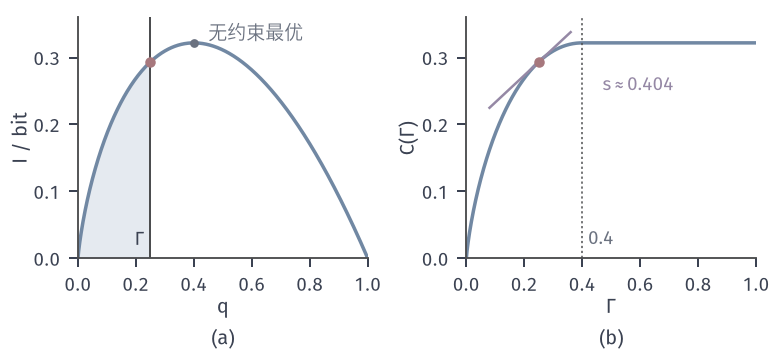

Write Python code to recreate this figure.
from pathlib import Path
import sys
HERE = Path(__file__).resolve().parent
sys.path.insert(0, str(HERE.parent/"dcc-common"))
from dcc_fig import *
# Z-channel with costs c(0)=0, c(1)=1, so E c(X) = q = P(X=1).
# (a) I(q) = h2(q/2) - q with the feasible inputs q <= Gamma = 0.25 shaded; red dot = constrained optimum,
#     grey dot = unconstrained optimum q = 0.4.
# (b) capacity-cost function C(Gamma) = h2(Gamma/2) - Gamma for Gamma <= 0.4 and log2(5/4) beyond;
#     purple tangent at Gamma = 0.25 with slope s = (1/2) log2 7 - 1 = 0.404 bit per unit cost.
G0 = .25; q = np.linspace(0, 1, 801); I = h2(q/2) - q
def Cg(g):
    g = np.asarray(g, float); return np.where(g <= .4, h2(np.minimum(g, .4)/2) - np.minimum(g, .4), np.log2(1.25))
s = .5*np.log2(7) - 1
fig, axs = figure(width_mm=110, height_mm=50, ncols=2)
panel(fig, left=.1, right=.97, top=.95, bottom=.27, wspace=.34)
ax = axs[0]
m = q <= G0; ax.fill_between(q[m], 0, I[m], color=BLUE_FILL, lw=0)
ax.plot(q, I, color=BLUE, lw=1.4); ax.axvline(G0, color=STROKE, lw=.8)
dot(ax, G0, float(h2(G0/2)-G0)); dot(ax, .4, np.log2(1.25), color=MUTED, ms=3.5)
lab(ax, G0-.02, .02, r'$\Gamma$', INK, ha='right'); lab(ax, .45, np.log2(1.25)+.005, '无约束最优', MUTED)
ax.set_xlim(0, 1); ax.set_ylim(0, .36); ax.set_xlabel(r'$q$', labelpad=1); ax.set_ylabel(r'$I$ / bit', labelpad=1)
ax = axs[1]
g = np.linspace(0, 1, 801); ax.plot(g, Cg(g), color=BLUE, lw=1.4)
c0 = float(Cg(G0)); t = np.linspace(.08, .36, 50); ax.plot(t, c0 + s*(t-G0), color=PURPLE, lw=1.0)
dot(ax, G0, c0); ax.axvline(.4, color=STROKE, lw=.6, ls=DOT)
lab(ax, .47, .25, r'$s\approx0.404$', PURPLE); lab(ax, .42, .02, r'$0.4$', MUTED)
ax.set_xlim(0, 1); ax.set_ylim(0, .36); ax.set_xlabel(r'$\Gamma$', labelpad=1); ax.set_ylabel(r'$C(\Gamma)$', labelpad=1)
tags(fig, axs)
save(fig, HERE, 'figure', {'Gamma': G0, 'C_Gamma': c0, 'slope': float(s), 'C_unconstrained': float(np.log2(1.25))})
